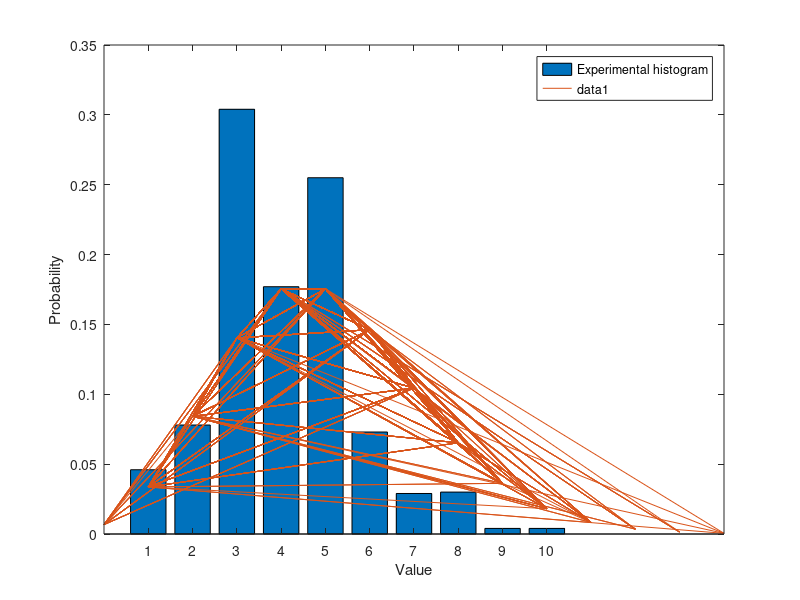

This chart was generated by the following MATLAB code:
%############################################################################
% <Lab 6>
%
% Course: ENSC 180 Introduction to Engineering Analysis
% Instructor: Dr. Herbert H. Tsang
% Description: < Performs Poisson operations >
% Due date: < March.6, 2020 >
%
% Author: < Ritchie Kumar >
% Input: < A Poisson generated parameter >
% Output: < A histogram of the Poisson generated data along with a general linear
% trend >
% I pledge that I have completed the programming assignment independently.
% I have not copied the code from a student or any source.
% I have not given my code to any student.
%
% Sign here: ___Ritchie Kumar_______
%############################################################################
% Generate numbers 
A = poissrnd(5, 1, 1000);

% Obtain history and normalize count 
B = hist(A);
B = B / sum(B);

% Plot normalized histogram into bar graph 
bar(B, 'DisplayName', 'Experimental histogram')
hold on

% Plots Poisson distribution %
y = poisspdf(A, 5)
plot(A,y)
hold off

xlabel('Value')
ylabel('Probability')
legend('show')